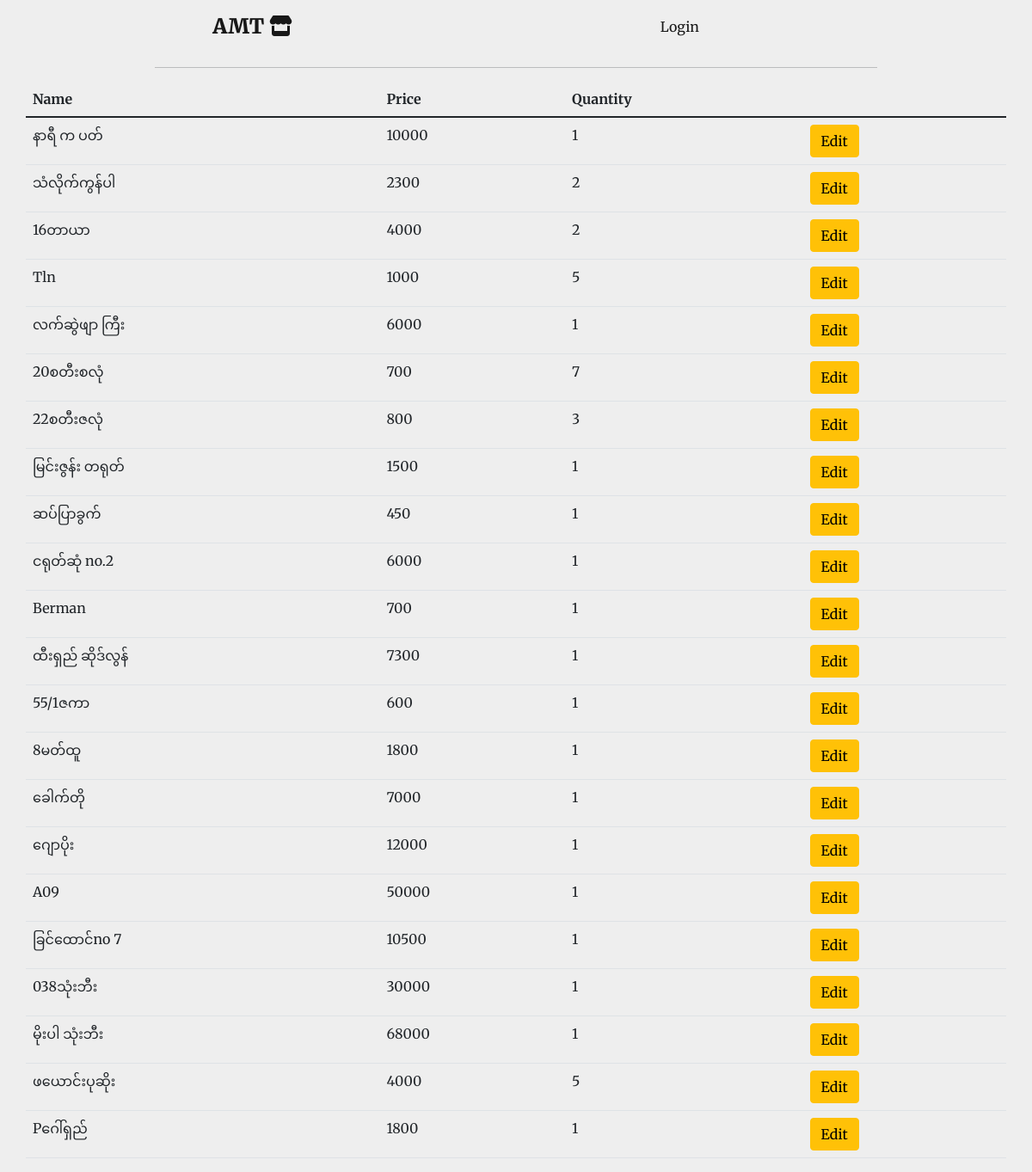
The app's page /sold_items/2022-08-01 with its own data.
### main.py (models this page shows)
class Sale(db.Model):
    id = db.Column(db.Integer, primary_key=True)
    name = db.Column(db.String(100), nullable=False, unique=False)
    purchased_price = db.Column(db.Float, nullable=False)
    price = db.Column(db.Float, nullable=False)
    total = db.Column(db.Float, nullable=False)
    quantity = db.Column(db.Float, nullable=False)
    date = db.Column(db.Date, nullable=False, unique=False)

### main.py (the view)
@app.route('/sold_items/<date>')
def sold_items(date):
    daily_sold_items = Sale.query.filter_by(date=date).all()
    return render_template('sold_items.html', items=daily_sold_items)

### templates/sold_items.html
{% include 'header.html' %}
<table class="table container">
    <thead>
    <tr>
        <th scope="col">Name</th>
        <th scope="col">Price</th>
        <th scope="col">Quantity</th>
    </tr>
    </thead>
    {% for item in items: %}
    <tr>
        <td>{{ item.name}}</td>
        <td>{% if (item.price/item.quantity).is_integer() %}
            {{ (item.price/item.quantity)|int }}
            {% else %}
            {{ (item.price/item.quantity) }}
            {% endif %}
        </td>
        <td>{{ item.quantity|int }}</td>
        <td><a href="{{ url_for('edit_sold_items', item_id=item.id) }}" class="btn btn-warning">Edit</a></td>
    </tr>
    {% endfor %}
</table>
{% include 'footer.html' %}

### static/css/styles.css (style rules this page uses)
body { background-color: #EEEEEE; font-family: 'Merriweather', serif; }
a { text-decoration: none; color: white; }

### records on screen
Sale: name "နာရီ က ပတ်", (item.price/item.quantity)|int "10000", quantity "1"
Sale: name "သံလိုက်ကွန်ပါ", (item.price/item.quantity)|int "2300", quantity "2"
Sale: name "16တာယာ", (item.price/item.quantity)|int "4000", quantity "2"
Sale: name "Tln", (item.price/item.quantity)|int "1000", quantity "5"
Sale: name "လက်ဆွဲဖျာ ကြီး", (item.price/item.quantity)|int "6000", quantity "1"
Sale: name "20စတီးစလုံ", (item.price/item.quantity)|int "700", quantity "7"
Sale: name "22စတီးဇလုံ", (item.price/item.quantity)|int "800", quantity "3"
Sale: name "မြင်းဇွန်း တရုတ်", (item.price/item.quantity)|int "1500", quantity "1"
Sale: name "ဆပ်ပြာခွက်", (item.price/item.quantity)|int "450", quantity "1"
Sale: name "ငရုတ်ဆုံ no.2", (item.price/item.quantity)|int "6000", quantity "1"
Sale: name "Berman", (item.price/item.quantity)|int "700", quantity "1"
Sale: name "ထီးရှည် ဆိုဒ်လွန်", (item.price/item.quantity)|int "7300", quantity "1"
Sale: name "55/1ဇကာ", (item.price/item.quantity)|int "600", quantity "1"
Sale: name "8မတ်ထူ", (item.price/item.quantity)|int "1800", quantity "1"
Sale: name "ခေါက်တို", (item.price/item.quantity)|int "7000", quantity "1"
Sale: name "ဂျောပိုး", (item.price/item.quantity)|int "12000", quantity "1"
Sale: name "A09", (item.price/item.quantity)|int "50000", quantity "1"
Sale: name "ခြင်ထောင်no 7", (item.price/item.quantity)|int "10500", quantity "1"
Sale: name "038သုံးဘီး", (item.price/item.quantity)|int "30000", quantity "1"
Sale: name "မိုးပါ သုံးဘီး", (item.price/item.quantity)|int "68000", quantity "1"
Sale: name "ဖယောင်းပုဆိုး", (item.price/item.quantity)|int "4000", quantity "5"
Sale: name "Pဂေါ်ရှည်", (item.price/item.quantity)|int "1800", quantity "1"
